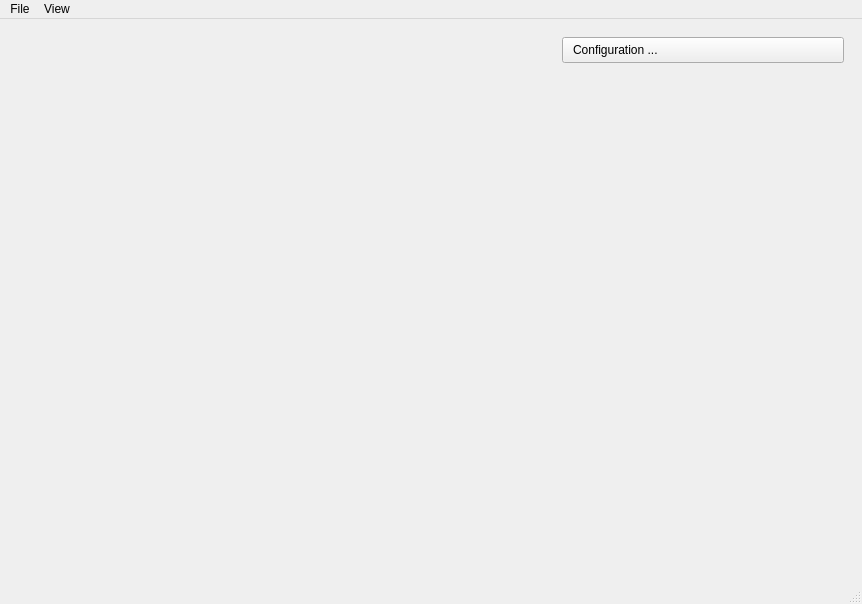
<?xml version="1.0" encoding="UTF-8"?>
<ui version="4.0">
 <class>MainWindow</class>
 <widget class="QMainWindow" name="MainWindow">
  <property name="geometry">
   <rect>
    <x>0</x>
    <y>0</y>
    <width>862</width>
    <height>604</height>
   </rect>
  </property>
  <property name="windowTitle">
   <string>PyCorderPlus</string>
  </property>
  <property name="windowIcon">
   <iconset resource="resources.qrc">
    <normaloff>:/icons/PyCorderPlus.ico</normaloff>:/icons/PyCorderPlus.ico</iconset>
  </property>
  <widget class="QWidget" name="centralwidget">
   <property name="sizePolicy">
    <sizepolicy hsizetype="Preferred" vsizetype="Preferred">
     <horstretch>0</horstretch>
     <verstretch>0</verstretch>
    </sizepolicy>
   </property>
   <layout class="QHBoxLayout" name="horizontalLayout">
    <item>
     <layout class="QHBoxLayout" name="horizontalLayout_SignalPane">
      <property name="topMargin">
       <number>5</number>
      </property>
      <item>
       <spacer name="horizontalSpacer">
        <property name="orientation">
         <enum>Qt::Horizontal</enum>
        </property>
        <property name="sizeHint" stdset="0">
         <size>
          <width>40</width>
          <height>20</height>
         </size>
        </property>
       </spacer>
      </item>
     </layout>
    </item>
    <item>
     <widget class="QScrollArea" name="scrollArea">
      <property name="sizePolicy">
       <sizepolicy hsizetype="Minimum" vsizetype="Preferred">
        <horstretch>0</horstretch>
        <verstretch>0</verstretch>
       </sizepolicy>
      </property>
      <property name="minimumSize">
       <size>
        <width>300</width>
        <height>0</height>
       </size>
      </property>
      <property name="frameShape">
       <enum>QFrame::NoFrame</enum>
      </property>
      <property name="verticalScrollBarPolicy">
       <enum>Qt::ScrollBarAsNeeded</enum>
      </property>
      <property name="horizontalScrollBarPolicy">
       <enum>Qt::ScrollBarAlwaysOff</enum>
      </property>
      <property name="widgetResizable">
       <bool>true</bool>
      </property>
      <widget class="QWidget" name="scrollAreaWidgetContents">
       <property name="geometry">
        <rect>
         <x>0</x>
         <y>0</y>
         <width>300</width>
         <height>532</height>
        </rect>
       </property>
       <property name="sizePolicy">
        <sizepolicy hsizetype="Minimum" vsizetype="Preferred">
         <horstretch>0</horstretch>
         <verstretch>0</verstretch>
        </sizepolicy>
       </property>
       <property name="minimumSize">
        <size>
         <width>300</width>
         <height>0</height>
        </size>
       </property>
       <layout class="QVBoxLayout" name="verticalLayout_OnlinePane">
        <item>
         <widget class="QPushButton" name="pushButtonConfiguration">
          <property name="styleSheet">
           <string notr="true">text-align: left; padding-left: 10px; padding-top: 5px; padding-bottom: 5px</string>
          </property>
          <property name="text">
           <string>Configuration ...</string>
          </property>
          <property name="icon">
           <iconset resource="resources.qrc">
            <normaloff>:/icons/process.png</normaloff>:/icons/process.png</iconset>
          </property>
          <property name="iconSize">
           <size>
            <width>32</width>
            <height>32</height>
           </size>
          </property>
         </widget>
        </item>
        <item>
         <spacer name="verticalSpacer_2">
          <property name="orientation">
           <enum>Qt::Vertical</enum>
          </property>
          <property name="sizeHint" stdset="0">
           <size>
            <width>20</width>
            <height>40</height>
           </size>
          </property>
         </spacer>
        </item>
       </layout>
      </widget>
     </widget>
    </item>
   </layout>
  </widget>
  <widget class="QMenuBar" name="menubar">
   <property name="geometry">
    <rect>
     <x>0</x>
     <y>0</y>
     <width>862</width>
     <height>25</height>
    </rect>
   </property>
   <widget class="QMenu" name="menuApplication">
    <property name="contextMenuPolicy">
     <enum>Qt::NoContextMenu</enum>
    </property>
    <property name="tearOffEnabled">
     <bool>false</bool>
    </property>
    <property name="title">
     <string>File</string>
    </property>
    <addaction name="actionLoad_Configuration"/>
    <addaction name="actionSave_Configuration"/>
    <addaction name="actionDefault_Configuration"/>
    <addaction name="separator"/>
    <addaction name="actionShow_Log"/>
    <addaction name="separator"/>
    <addaction name="actionQuit"/>
   </widget>
   <widget class="QMenu" name="menuEdit">
    <property name="title">
     <string>View</string>
    </property>
    <widget class="QMenu" name="menuSelect_Amplifier">
     <property name="title">
      <string>Select Amplifier</string>
     </property>
     <addaction name="actionNeoRec"/>
     <addaction name="actionActiCHamp_Plus"/>
    </widget>
    <addaction name="menuSelect_Amplifier"/>
   </widget>
   <addaction name="menuApplication"/>
   <addaction name="menuEdit"/>
  </widget>
  <widget class="QStatusBar" name="statusbar"/>
  <action name="actionQuit">
   <property name="text">
    <string>Quit</string>
   </property>
  </action>
  <action name="actionShow_Log">
   <property name="text">
    <string>Show Log</string>
   </property>
  </action>
  <action name="actionLoad_Configuration">
   <property name="text">
    <string>Load Configuration ...</string>
   </property>
  </action>
  <action name="actionSave_Configuration">
   <property name="text">
    <string>Save Configuration ...</string>
   </property>
  </action>
  <action name="actionDefault_Configuration">
   <property name="text">
    <string>Reset Configuration</string>
   </property>
  </action>
  <action name="actionNeoRec">
   <property name="text">
    <string>NeoRec (NeoRec cap, NeoRec 21)</string>
   </property>
  </action>
  <action name="actionActiCHamp_Plus">
   <property name="text">
    <string>actiCHamp Plus</string>
   </property>
  </action>
 </widget>
 <resources>
  <include location="resources.qrc"/>
 </resources>
 <connections/>
</ui>
